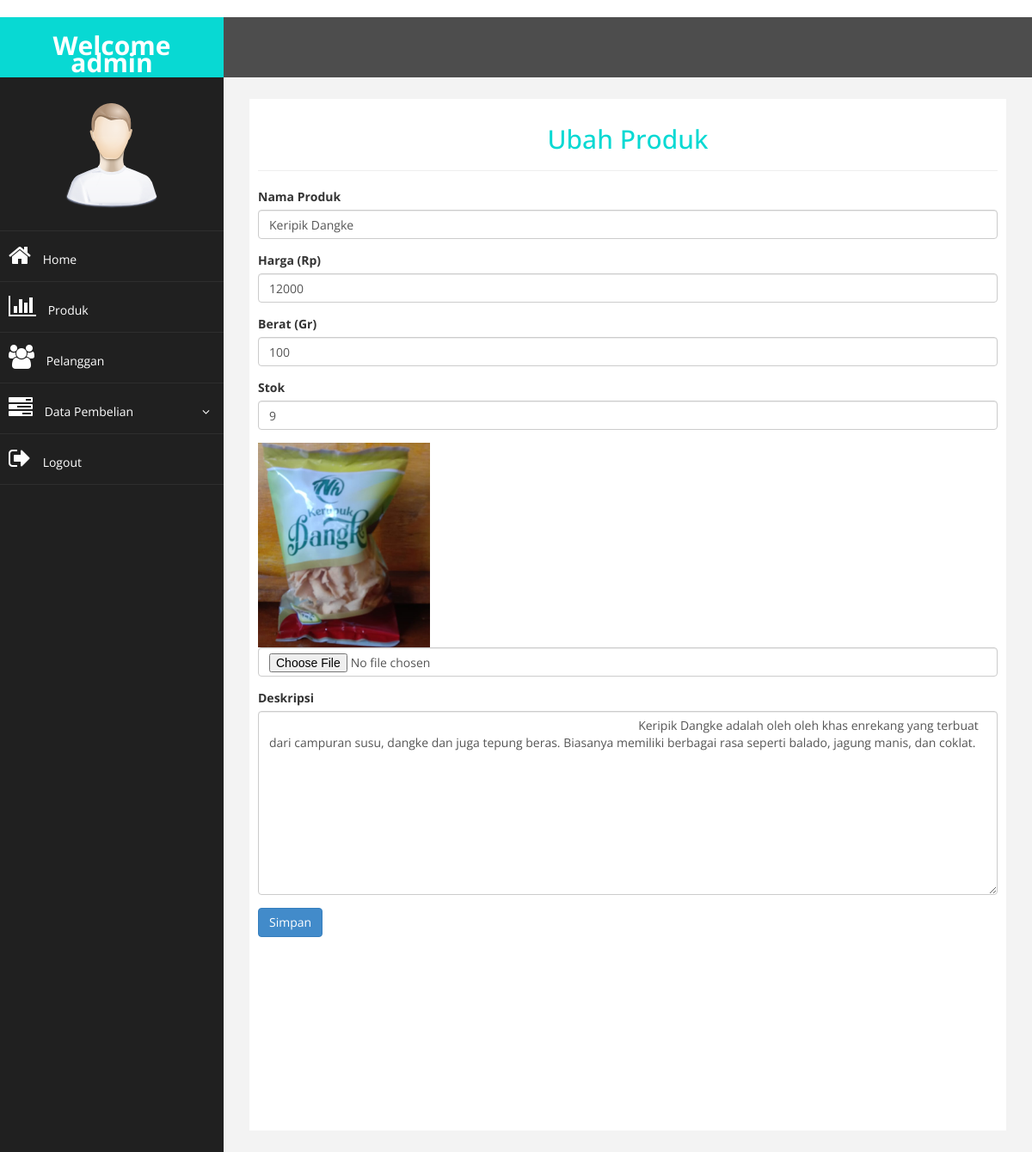
The page /admin/index.php?halaman=ubahproduk&id=36 (signed in) on the database as committed earlier.
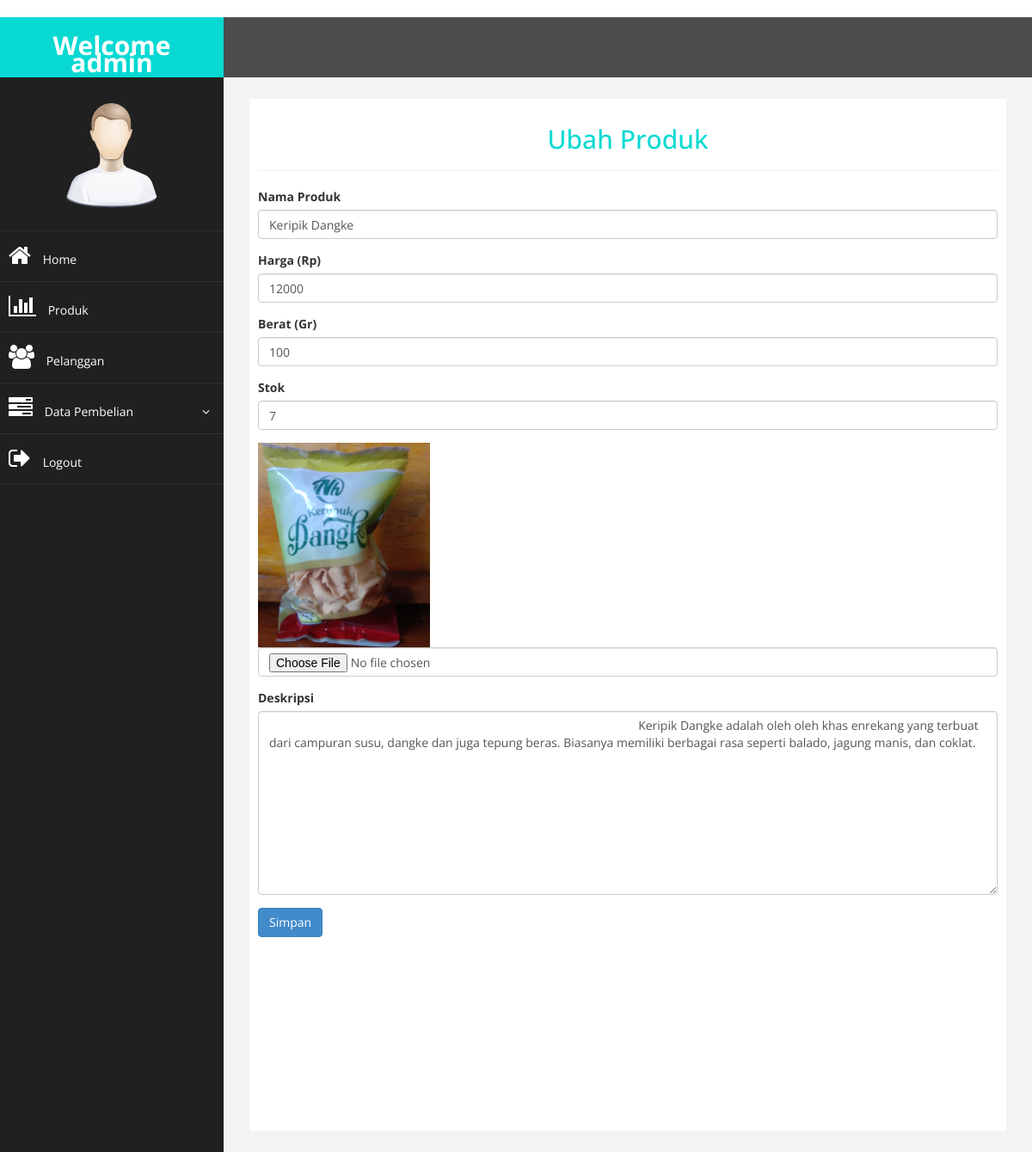
The same page on the database as committed later.
### tables this page shows
CREATE TABLE `produk` (
  `id_produk` int(11) NOT NULL,
  `nama_produk` varchar(100) NOT NULL,
  `harga_produk` int(20) NOT NULL,
  `berat_produk` int(11) NOT NULL,
  `foto_produk` varchar(100) NOT NULL,
  `deskripsi_produk` text NOT NULL,
  `stok` int(3) NOT NULL
);

### admin/ubahproduk.php (the view, shortened to what this page needs)
<h2><center> Ubah Produk </center></h2>
<hr>
<?php
$ambil = $koneksi->query("SELECT * FROM produk WHERE id_produk='$_GET[id]'");
$pecah = $ambil->fetch_assoc();
 ?>
 <form method="post" enctype="multipart/form-data">
   <div class="form-group">
     <label> Nama Produk </label>
     <input type="text" name="nama" class="form-control" value="<?php echo $pecah['nama_produk']; ?>">
   </div>
   <div class="form-group">
     <label> Harga (Rp)</label>
     <input type="number" name="harga" class="form-control" value="<?php echo $pecah['harga_produk']; ?>">
   </div>
   <div class="form-group">
     <label> Berat (Gr) </label>
     <input type="number" name="berat" class="form-control" value="<?php echo $pecah['berat_produk']; ?>">
     </div>
	 <div class="form-group">
     <label> Stok </label>
     <input type="number" name="stok" class="form-control" value="<?php echo $pecah['stok']; ?>">
     </div>
    <div class="form-group">
        <img src="../image/produk/<?php echo $pecah['foto_produk']; ?>" width="200px">
        <input type="file" name="foto" class="form-control">
    </div>
    <div class="form-group">
      <label> Deskripsi </label>
      <textarea name="deskripsi" rows="10" class="form-control">
        <?php echo $pecah['deskripsi_produk']; ?>
      </textarea>
    </div>
    <button class="btn btn-primary" name="ubah"> Simpan </button>
 </form>

Rows that differ between the two databases and show on the page:
changed produk "Keripik Dangke": stok "9" → "7"
